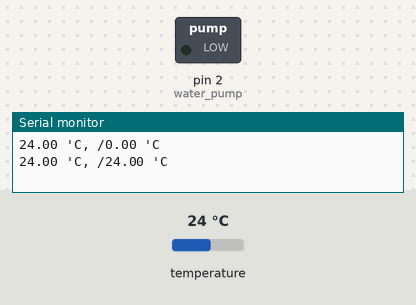
Recording of a sketch running on a simulated Arduino Uno, built with avr-gcc and run on an emulated ATmega328P. Parts: switched loads named in the sketch (green lamp = pin HIGH), the last lines printed to the serial monitor. The inputs (shaded band) are chosen by the test bench; at power-on: temperature 24 °C.

Above: at 2.3 s.
2.4 s: temperature set to 27.5 °C
4.2 s: temperature set to 28.7 °C
At 5.7 s:
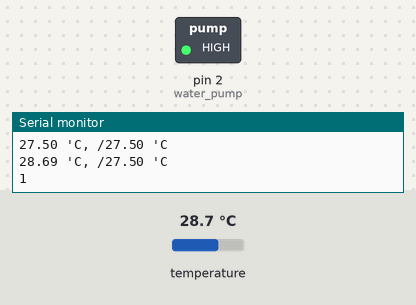
Timing chart, 0 to 7.2 s (numbered marks = the images above; inputs shaded):
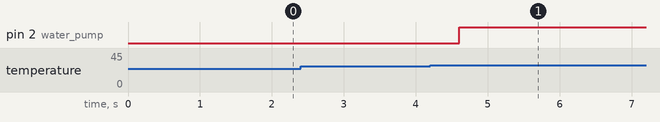

Measured:
- the behaviour switches between 27.9 and 28 °C on temperature (found by bisection; images 0 and 1)
- after the input at 4.2 s, pin 2 (water_pump): LOW → HIGH after 0.41 s

The sketch:

waterpump_arduino_temp_timer.ino
```cpp
#include <OneWire.h>                                      // DS18B20 온도센서 사용을 위한 라이브러리
#include <DallasTemperature.h>                            // 라이브러리 설치 필요

#define water_pump 2                                      // 2번 핀을 water_pump라고 지정
#define ONE_WIRE_BUS 3                                    // 3번 핀을 ONE_WIRE_BUS라고 지정

OneWire ourWire(ONE_WIRE_BUS);
DallasTemperature sensors(&ourWire);

boolean on_off = LOW;
int second = 0;
float temp = 0, before_temp = 0;

void setup() {
  Serial.begin(9600);
  pinMode(water_pump,OUTPUT);                             // 워터펌프(2번)핀을 출력핀으로 지정
  sensors.begin();                                        // 온도 센서 제어
}

void loop() {
  on_off = digitalRead(water_pump);                       // on_off 변수에 워터펌프가 동작중인지에 대한 값 저장

  if(on_off == LOW){                                      // 워터펌프가 동작 중이지 않을 때,
    sensors.requestTemperatures();
    temp = sensors.getTempCByIndex(0);                    // temp 변수에 온도 센서값 저장
    Serial.print(temp);                                   // 현재 온도 값, 이전 온도 값 출력
    Serial.print(" 'C, /");
    Serial.print(before_temp);
    Serial.println(" 'C");

    if(temp == -127.00) temp = before_temp;               // 튀는 값 방지용으로 이전 온도 값 저장

    if(temp >= 28.00){                                    // 온도 값이 특정 값보다 높을 시 워터펌프 동작
      digitalWrite(water_pump,HIGH);
    }else{                                                // 온도 값이 특정 값보다 낮을 때 워터펌프 동작 정지
      digitalWrite(water_pump,LOW);
    }
  }else if(on_off == HIGH){                               // 워터펌프가 동작 중일 때,
    second++;                                             // 1초씩 카운트
    delay(1000);
    Serial.println(second);
    if(second >= 60){                                     // 1분이 카운트 되었을 때,
      digitalWrite(water_pump,LOW);                       // 워터펌프 동작 중지
      second = 0;                                         // 카운트한 초값 초기화
    }
  }

  before_temp = temp;
}
```
